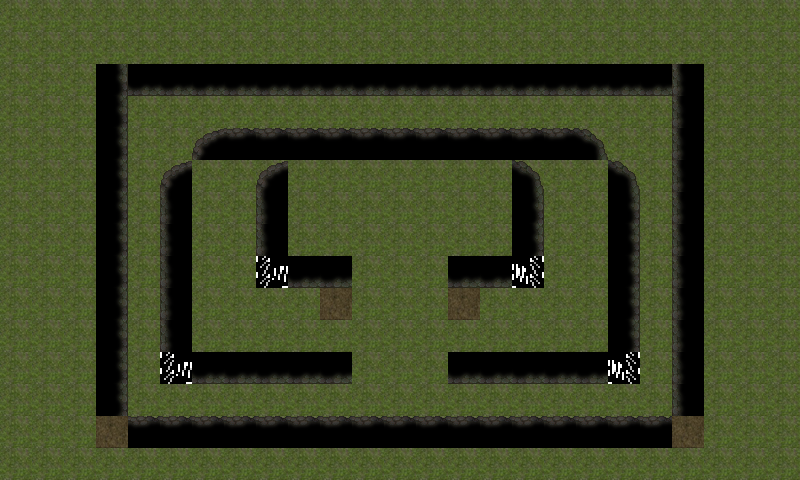

A 2D game scene composited from a Tiled map and its tileset images. What follows is a short description and the map's XML, with every tile layer's data as written:
An orthogonal 25x15 tile map with 32x32 px tiles, 2 tile layers (bg, walk).

<map version="1.2" tiledversion="1.2.0" orientation="orthogonal" renderorder="right-down" width="25" height="15" tilewidth="32" tileheight="32" infinite="0" nextlayerid="6" nextobjectid="1">
    <properties>
        <property name="name" value="灯洞1" />
    </properties>
    <tileset firstgid="1" source="tile8.tsx" />
    <layer id="0" name="bg" width="25" height="15">
        <data encoding="csv">
            11, 11, 11, 11, 11, 11, 11, 11, 11, 11, 11, 11, 11, 11, 11, 11, 11, 11, 11, 11, 11, 11, 11, 11, 11, 
11, 11, 11, 11, 11, 11, 11, 11, 11, 11, 11, 11, 11, 11, 11, 11, 11, 11, 11, 11, 11, 11, 11, 11, 11, 
11, 11, 11, 10, 7, 7, 7, 7, 7, 7, 7, 7, 7, 7, 7, 7, 7, 7, 7, 7, 7, 6, 11, 11, 11, 
11, 11, 11, 10, 65, 65, 65, 65, 65, 65, 65, 65, 65, 65, 65, 65, 65, 65, 65, 65, 65, 6, 11, 11, 11, 
11, 11, 11, 10, 65, 65, 3, 9, 9, 9, 9, 9, 9, 9, 9, 9, 9, 9, 8, 65, 65, 6, 11, 11, 11, 
11, 11, 11, 10, 65, 3, 11, 11, 3, 9, 9, 9, 9, 9, 9, 9, 8, 11, 11, 8, 65, 6, 11, 11, 11, 
11, 11, 11, 10, 65, 6, 11, 11, 6, 65, 65, 65, 65, 65, 65, 65, 10, 11, 11, 10, 65, 6, 11, 11, 11, 
11, 11, 11, 10, 65, 6, 11, 11, 6, 65, 65, 65, 65, 65, 65, 65, 10, 11, 11, 10, 65, 6, 11, 11, 11, 
11, 11, 11, 10, 65, 6, 11, 11, 4, 7, 7, 13, 15, 14, 7, 7, 5, 11, 11, 10, 65, 6, 11, 11, 11, 
11, 11, 11, 10, 65, 6, 11, 11, 11, 11, 11, 13, 15, 14, 11, 11, 11, 11, 11, 10, 65, 6, 11, 11, 11, 
11, 11, 11, 10, 65, 6, 63, 11, 11, 11, 11, 11, 11, 11, 11, 11, 11, 11, 63, 10, 65, 6, 11, 11, 11, 
11, 11, 11, 10, 65, 4, 7, 7, 7, 7, 7, 13, 15, 14, 7, 7, 7, 7, 7, 5, 65, 6, 11, 11, 11, 
11, 11, 11, 10, 65, 65, 65, 65, 65, 65, 65, 65, 65, 65, 65, 65, 65, 65, 65, 65, 65, 6, 11, 11, 11, 
11, 11, 11, 11, 9, 9, 9, 9, 9, 9, 9, 9, 9, 9, 9, 9, 9, 9, 9, 9, 9, 11, 11, 11, 11, 
11, 11, 11, 11, 11, 11, 11, 11, 11, 11, 11, 11, 11, 11, 11, 11, 11, 11, 11, 11, 11, 11, 11, 11, 11
        </data>
    </layer>
    <layer id="1" name="walk" width="25" height="15">
        <data encoding="csv">
            2, 2, 2, 2, 2, 2, 2, 2, 2, 2, 2, 2, 2, 2, 2, 2, 2, 2, 2, 2, 2, 2, 2, 2, 2, 
2, 2, 2, 2, 2, 2, 2, 2, 2, 2, 2, 2, 2, 2, 2, 2, 2, 2, 2, 2, 2, 2, 2, 2, 2, 
2, 2, 2, 0, 0, 0, 0, 0, 0, 0, 0, 0, 0, 0, 0, 0, 0, 0, 0, 0, 0, 0, 2, 2, 2, 
2, 2, 2, 0, 0, 2, 2, 2, 2, 2, 2, 2, 2, 2, 2, 2, 2, 2, 2, 2, 0, 0, 2, 2, 2, 
2, 2, 2, 0, 2, 2, 0, 0, 0, 0, 0, 0, 0, 0, 0, 0, 0, 0, 0, 2, 2, 0, 2, 2, 2, 
2, 2, 2, 0, 2, 0, 2, 2, 0, 2, 2, 2, 2, 2, 2, 2, 0, 2, 2, 0, 2, 0, 2, 2, 2, 
2, 2, 2, 0, 2, 0, 2, 2, 0, 2, 2, 2, 2, 2, 2, 2, 0, 2, 2, 0, 2, 0, 2, 2, 2, 
2, 2, 2, 0, 2, 0, 2, 2, 0, 2, 2, 2, 2, 2, 2, 2, 0, 2, 2, 0, 2, 0, 2, 2, 2, 
2, 2, 2, 0, 2, 0, 2, 2, 0, 0, 0, 2, 2, 2, 0, 0, 0, 2, 2, 0, 2, 0, 2, 2, 2, 
2, 2, 2, 0, 2, 0, 2, 2, 2, 2, 0, 2, 2, 2, 0, 2, 2, 2, 2, 0, 2, 0, 2, 2, 2, 
2, 2, 2, 0, 2, 0, 2, 2, 2, 2, 2, 2, 2, 2, 2, 2, 2, 2, 2, 0, 2, 0, 2, 2, 2, 
2, 2, 2, 0, 2, 0, 0, 0, 0, 0, 0, 2, 2, 2, 0, 0, 0, 0, 0, 0, 2, 0, 2, 2, 2, 
2, 2, 2, 0, 2, 2, 2, 2, 2, 2, 2, 2, 2, 2, 2, 2, 2, 2, 2, 2, 2, 0, 2, 2, 2, 
2, 2, 2, 0, 0, 0, 0, 0, 0, 0, 0, 0, 0, 0, 0, 0, 0, 0, 0, 0, 0, 0, 2, 2, 2, 
2, 2, 2, 2, 2, 2, 2, 2, 2, 2, 2, 2, 2, 2, 2, 2, 2, 2, 2, 2, 2, 2, 2, 2, 2
        </data>
    </layer>
</map>
